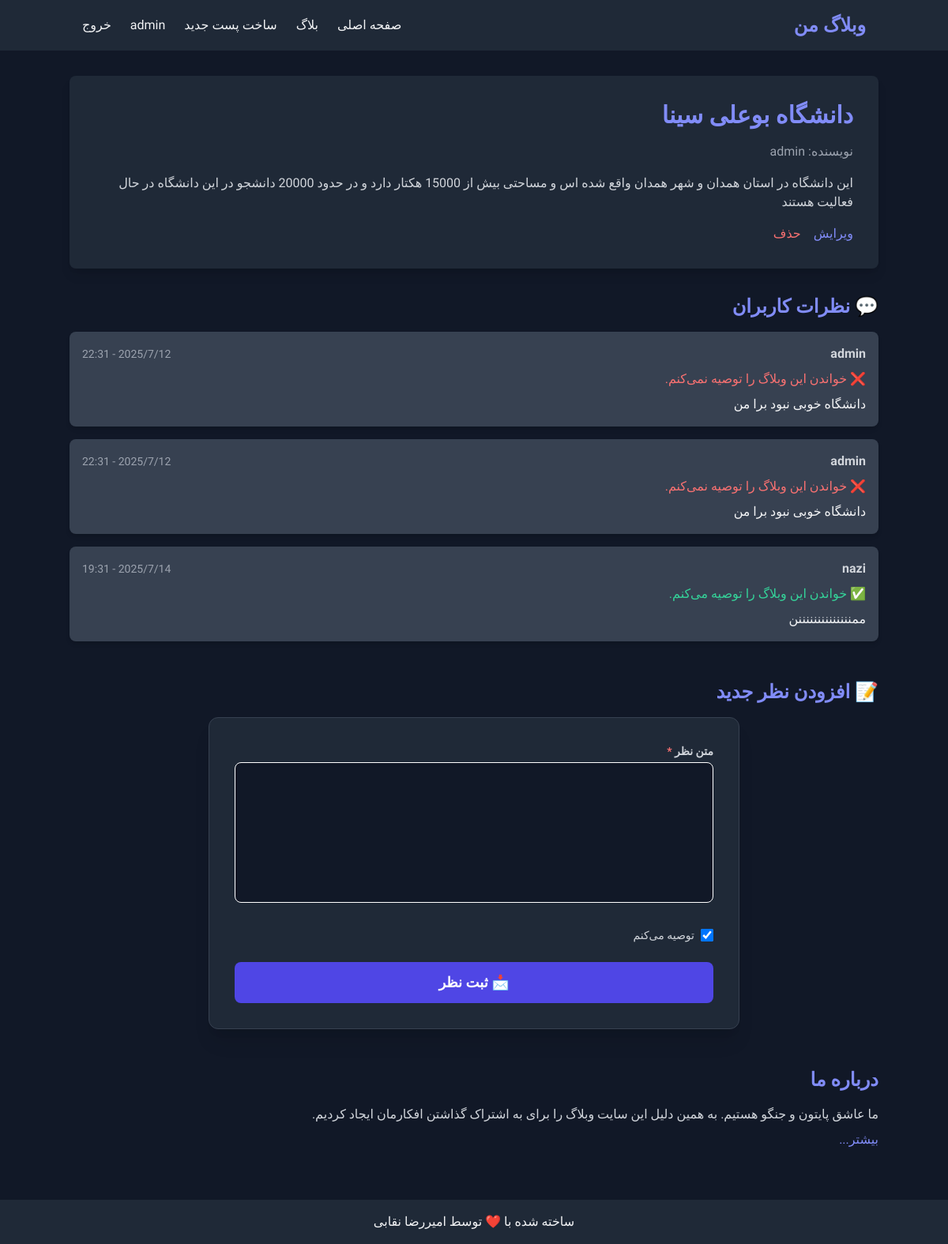
The app's page /17/ (signed in) with its own data.
### blog/models.py (models this page shows, shortened)
class Post(models.Model):
    STATUS_CHOICES = (
        ('pub', 'Published'),
        ('drf', 'Draft'),
    )
    title = models.CharField(max_length=200)
    text = models.TextField()
    datetime_created = models.DateTimeField(auto_now_add=True)
    datetime_modified = models.DateTimeField(auto_now=True)
    status = models.CharField(choices=STATUS_CHOICES, max_length=3, default='drf')
    author = models.ForeignKey(get_user_model(), on_delete=models.CASCADE, related_name='authored_posts')
    user = models.ForeignKey(get_user_model(), on_delete=models.CASCADE, related_name='user_posts')

class Comment(models.Model):
    text = models.TextField()
    datetime_created = models.DateTimeField(auto_now_add=True)
    user = models.ForeignKey(get_user_model(),on_delete = models.CASCADE)
    is_activate = models.BooleanField(default=True)
    recommend = models.BooleanField(default=True)
    post = models.ForeignKey(Post,on_delete = models.CASCADE,related_name='comments')

### blog/views.py (the view)
# urls.py: path('<int:pk>/',views.post_detail,name='post_detail'),
@login_required
def post_detail(request,pk):
    post = get_object_or_404(Post,pk=pk)
    post_comments = post.comments.all()
    if request.method == 'POST':
        comment_form = CommentForm(request.POST)
        if comment_form.is_valid():
            new_comment = comment_form.save(commit=False)
            new_comment.post = post
            new_comment.user = request.user
            new_comment.save()
            comment_form = CommentForm()
    else:
        comment_form = CommentForm()
    return render(request,"blog/post_detail.html",{"post":post,
        "comments":post_comments,
        "comment_form":comment_form,
        })

### blog/forms.py
class CommentForm(forms.ModelForm):
    class Meta:
        model = Comment
        fields = ['text','recommend']

### blog/templates/blog/post_detail.html (shortened to what this page needs)
{% extends '_base.html' %}
{% load crispy_forms_tags %}
{% block content %}
    <article class="bg-gray-800 p-8 rounded-lg shadow-lg mb-8">
        <h1 class="text-3xl font-bold text-indigo-400 mb-4">{{ post.title }}</h1>
        <p class="text-gray-400 mb-4">نویسنده: {{ post.author }}</p>
        <div class="text-gray-300 prose prose-invert max-w-none">{{ post.text|linebreaks }}</div>
        {% if post.user == user %}
            <div class="mt-4 flex space-x-4 space-x-reverse">
                <a href="/blog/{{ post.id }}/update/" class="text-indigo-400 hover:text-indigo-600 transition duration-300">ویرایش</a>
                <a href="/blog/{{ post.id }}/delete/" class="text-red-400 hover:text-red-600 transition duration-300">حذف</a>
            </div>
        {% endif %}
    </article>
    <section class="mb-12">
        <h2 class="text-2xl font-bold text-indigo-400 mb-4">💬 نظرات کاربران</h2>
        {% for comment in comments %}
            {% if comment.is_activate %}
                <div class="bg-gray-700 p-4 rounded-lg mb-4 shadow-md">
                    <div class="flex justify-between items-center mb-2">
                        <p class="text-gray-300 font-semibold">{{ comment.user.username }}</p>
                        <p class="text-gray-400 text-sm">{{ comment.datetime_created|date:"Y/n/j - H:i" }}</p>
                    </div>
                    <div class="mb-2">
                        {% if comment.recommend %}
                            <p class="text-green-400">✅ خواندن این وبلاگ را توصیه می‌کنم.</p>
                        {% else %}
                            <p class="text-red-400">❌ خواندن این وبلاگ را توصیه نمی‌کنم.</p>
                        {% endif %}
                    </div>
                    <p class="text-gray-300">{{ comment.text|linebreaks }}</p>
                </div>
            {% endif %}
        {% empty %}
            <p class="text-gray-400">هنوز نظری ثبت نشده است! اولین نفر باشید.</p>
        {% endfor %}
    </section>
    <section class="mb-12">
        <h2 class="text-2xl font-bold text-indigo-400 mb-4">📝 افزودن نظر جدید</h2>
        <form method="post" class="bg-gray-800 p-8 rounded-xl shadow-xl max-w-2xl mx-auto border border-gray-700">
            <div class="space-y-6">
                <div>
                    <label for="{{ comment_form.text.id_for_label }}"
                           class="block text-sm font-semibold text-gray-300 mb-1">
                        متن نظر <span class="text-red-400">*</span>
                    </label>
                    <textarea name="{{ comment_form.text.name }}"
                              id="{{ comment_form.text.id_for_label }}"
                              rows="6"
                              class="w-full bg-gray-900 text-white border border-white rounded-lg p-4 focus:outline-none focus:ring-2 focus:ring-indigo-500 resize-none shadow-inner">
                        {{ comment_form.text.value|default_if_none:"" }}
                    </textarea>
                </div>
                <div class="flex items-center gap-2">
                    <input type="checkbox"
                           name="{{ comment_form.recommend.name }}"
                           id="{{ comment_form.recommend.id_for_label }}"
                           {% if comment_form.recommend.value %}checked{% endif %}
                           class="h-4 w-4 text-indigo-500 bg-gray-900 border border-white rounded focus:ring-indigo-500">
                    <label for="{{ comment_form.recommend.id_for_label }}"
                           class="text-gray-300 text-sm font-medium">
                        توصیه می‌کنم
                    </label>
                </div>
                <button type="submit"
                        class="w-full bg-indigo-600 hover:bg-indigo-700 text-white font-bold py-3 rounded-lg transition duration-300 text-lg">
                    📩 ثبت نظر
                </button>
            </div>
        </form>
    </section>
    <section class="mt-12">
        <h2 class="text-2xl font-bold text-indigo-400 mb-4">درباره ما</h2>
        <p class="text-gray-300">ما عاشق پایتون و جنگو هستیم. به همین دلیل این سایت وبلاگ را برای به اشتراک گذاشتن افکارمان ایجاد کردیم.</p>
        <a href="#" class="text-indigo-400 hover:text-indigo-600 mt-2 inline-block transition duration-300">بیشتر...</a>
    </section>
{% endblock content %}

### templates/_base.html (shortened to what this page needs)
<!DOCTYPE html>
<html lang="fa" dir="rtl">
<head>
    <link href="https://cdn.jsdelivr.net/npm/tailwindcss@2.2.19/dist/tailwind.min.css" rel="stylesheet">
    <link href="https://cdn.jsdelivr.net/npm/tailwindcss@2.2.19/dist/tailwind.min.css" rel="stylesheet">
</head>
<body class="bg-gray-900 text-gray-100">
<header class="bg-gray-800 py-4">
    <nav class="container mx-auto flex justify-between items-center px-4">
        <a href="{% url 'post_list' %}" class="text-2xl font-bold text-indigo-400 hover:text-indigo-300">وبلاگ من</a>
        <ul class="flex space-x-6 space-x-reverse">
            <li><a href="{% url 'post_list' %}" class="hover:text-indigo-400 transition duration-300">صفحه اصلی</a></li>
            <li><a href="{% url 'post_list' %}" class="hover:text-indigo-400 transition duration-300">بلاگ</a></li>
            {% if user.is_authenticated %}
                <li><a href="{% url 'post_create' %}" class="hover:text-indigo-400 transition duration-300">ساخت پست
                    جدید</a></li>
                <li><a href="#" class="hover:text-indigo-400 transition duration-300">{{ user.username }}</a></li>
                <li>
                    <form action="{% url 'logout' %}" method="post" class="inline">
                        <button type="submit" class="hover:text-indigo-400 transition duration-300">خروج</button>
                    </form>
                </li>
            {% else %}
                <li><a href="{% url 'login' %}" class="hover:text-indigo-400 transition duration-300">ورود</a></li>
                <li><a href="/accounts/singup/" class="hover:text-indigo-400 transition duration-300">ثبت‌نام</a></li>
            {% endif %}
        </ul>
    </nav>
</header>
<main class="container mx-auto py-8">
    {% block content %}{% endblock %}
</main>
<footer class="bg-gray-800 py-4 mt-8">
    <div class="container mx-auto text-center">
        <p>ساخته شده با ❤️ توسط امیررضا نقابی</p>
    </div>
</footer>
</body>
</html>

### templates/_base.html (style rules this page uses)
body { font-family: 'Vazir', sans-serif; }

### records on screen
Post: title "دانشگاه بوعلی سینا", author "admin", text "این دانشگاه در استان همدان و شهر همدان واقع شده اس و مساحتی بیش از 15000 هکتار دارد و در حدود 20000 دانشجو در این دانشگاه در حال فعالیت هستند"
Comment: user.username "admin", datetime_created "2025/7/12 - 22:31", recommend "❌ خواندن این وبلاگ را توصیه نمی‌کنم.", text "دانشگاه خوبی نبود برا من"
Comment: user.username "admin", datetime_created "2025/7/12 - 22:31", recommend "❌ خواندن این وبلاگ را توصیه نمی‌کنم.", text "دانشگاه خوبی نبود برا من"
Comment: user.username "nazi", datetime_created "2025/7/14 - 19:31", recommend "✅ خواندن این وبلاگ را توصیه می‌کنم.", text "ممننننننننننننننن"

### other values on screen
{{ user.username }} "admin"
